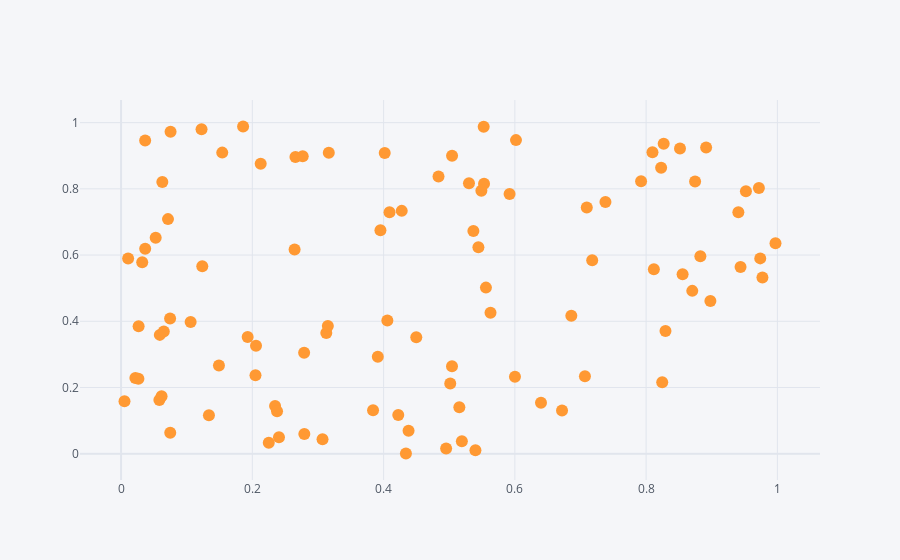

Notebook code cell kept with this figure:
### Code cell
df.iplot(x = 'A',y ='B', mode = 'markers')
